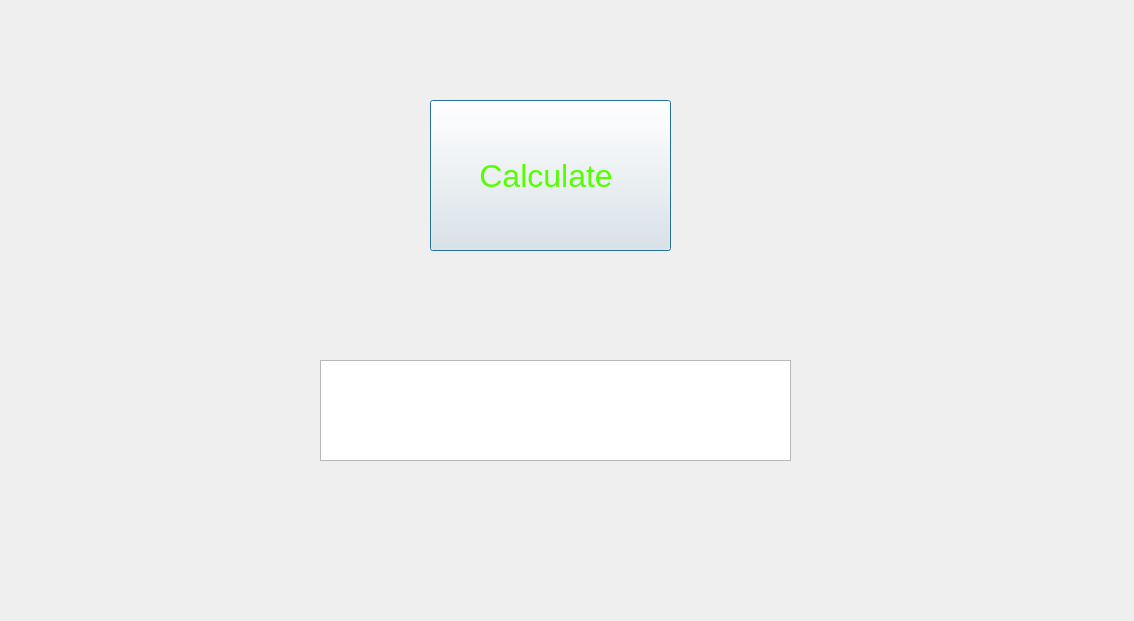
<?xml version="1.0" encoding="UTF-8"?>
<ui version="4.0">
 <class>Dialog</class>
 <widget class="QDialog" name="Dialog">
  <property name="geometry">
   <rect>
    <x>0</x>
    <y>0</y>
    <width>1134</width>
    <height>621</height>
   </rect>
  </property>
  <property name="windowTitle">
   <string>Dialog</string>
  </property>
  <widget class="QPushButton" name="pushButton">
   <property name="geometry">
    <rect>
     <x>430</x>
     <y>100</y>
     <width>241</width>
     <height>151</height>
    </rect>
   </property>
   <property name="font">
    <font>
     <pointsize>24</pointsize>
    </font>
   </property>
   <property name="styleSheet">
    <string notr="true">color: rgb(85, 255, 0);</string>
   </property>
   <property name="text">
    <string>Calculate </string>
   </property>
  </widget>
  <widget class="QGraphicsView" name="graphicsView">
   <property name="geometry">
    <rect>
     <x>320</x>
     <y>360</y>
     <width>471</width>
     <height>101</height>
    </rect>
   </property>
   <property name="font">
    <font>
     <pointsize>16</pointsize>
    </font>
   </property>
   <property name="styleSheet">
    <string notr="true">color :rgb(85, 255, 0);</string>
   </property>
  </widget>
 </widget>
 <resources/>
 <connections/>
</ui>
